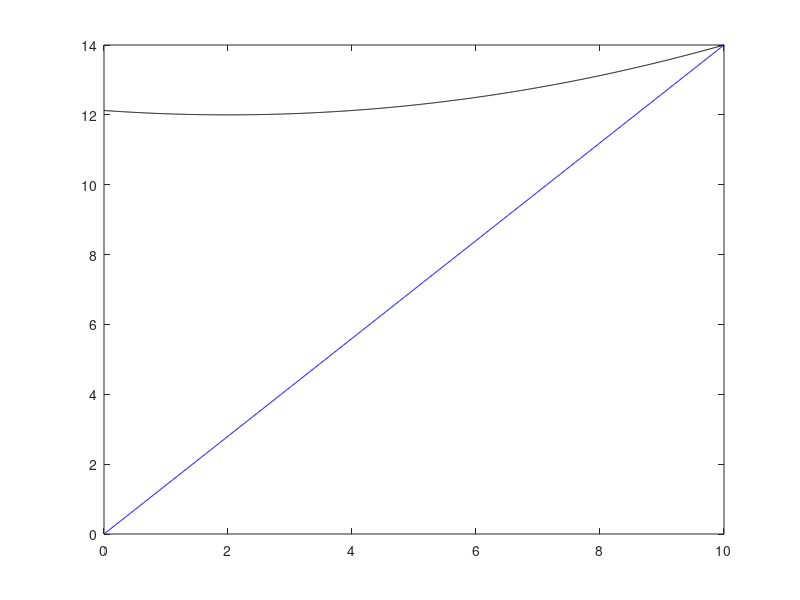

Write MATLAB code to recreate this figure. (Note: this script raises an error after producing the figure.)
%14.5506 ft^2
%55.4167
%
%Kyle O'Connor
%
%4/20/2016
%
%Homework 9
home;
clear;
clc;

%Area
x = 0:0.01:10;
ytop = (1/32)*((x-2).^2) + 12;
ybot = (14/10).*x;
plot(x,ytop,'k',x,ybot,'b');
area1 = sum(MySim(ytop,x));
area2 = sum(MySim(ybot,x));
total = area1 - area2;
ybar = (1/(2*total))*sum(MySim(ytop.^2 - ybot.^2,x));
xbar = (1/total)*sum(MySim(x.*(ytop - ybot),x));
disp(xbar)
disp(ybar)

